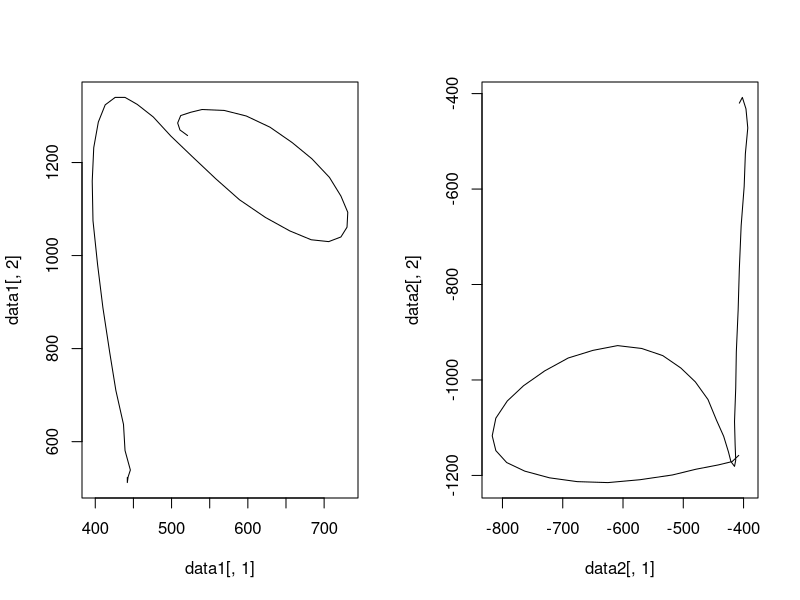

Write the R code that produced this figure.
# handwritten letter 'd' (uncomment to test)
data1 = matrix( c(442, 442, 442, 443, 446, 439, 437, 427, 419, 410, 403, 397,
                  396, 398, 404, 413, 426, 439, 455, 476, 499, 527, 558, 589,
                  623, 655, 683, 706, 722, 730, 731, 722, 707, 684, 658, 629,
                  598, 569, 540, 525, 512, 508, 511, 521, 523, 512, 512, 524,
                  539, 581, 637, 710, 791, 888, 981, 1075, 1160, 1232, 1287, 1324, 
                  1340, 1340, 1325, 1298, 1257, 1213, 1165, 1120, 1082, 1053, 1034,
                  1030, 1040, 1061, 1093, 1128, 1168, 1208, 1243, 1276, 1300, 1312,
                  1314, 1308, 1301, 1285, 1270, 1258), ncol = 2)

#data1 = -data1

data2 = matrix( c(407, 402, 402, 402, 396, 393, 397, 399, 404, 407, 409, 412,
                  413, 415, 414, 413, 415, 415, 421, 425, 433, 445, 459, 480,
                  504, 534, 569, 609, 650, 691, 730, 765, 792, 811, 817, 811,
                  793, 763, 722, 676, 625, 572, 518, 479, 442, 419, 408, 408,
                  420, 408, 408, 408, 432, 472, 526, 595, 677, 767, 854, 941,
                  1017, 1087, 1135, 1168, 1181, 1181, 1171, 1151, 1118, 1084, 1041,
                  1004, 975, 949, 934, 928, 938, 954, 981, 1012, 1044, 1080, 1117, 
                  1148, 1173, 1191, 1205, 1213, 1215, 1209, 1199, 1187, 1178, 1171,
                  1158, 1158), ncol = 2)
data2 = -data2

par(mfrow = c(1,2))
plot(data1[, 1], data1[, 2], type = 'l')
plot(data2[, 1], data2[, 2], type = 'l')
